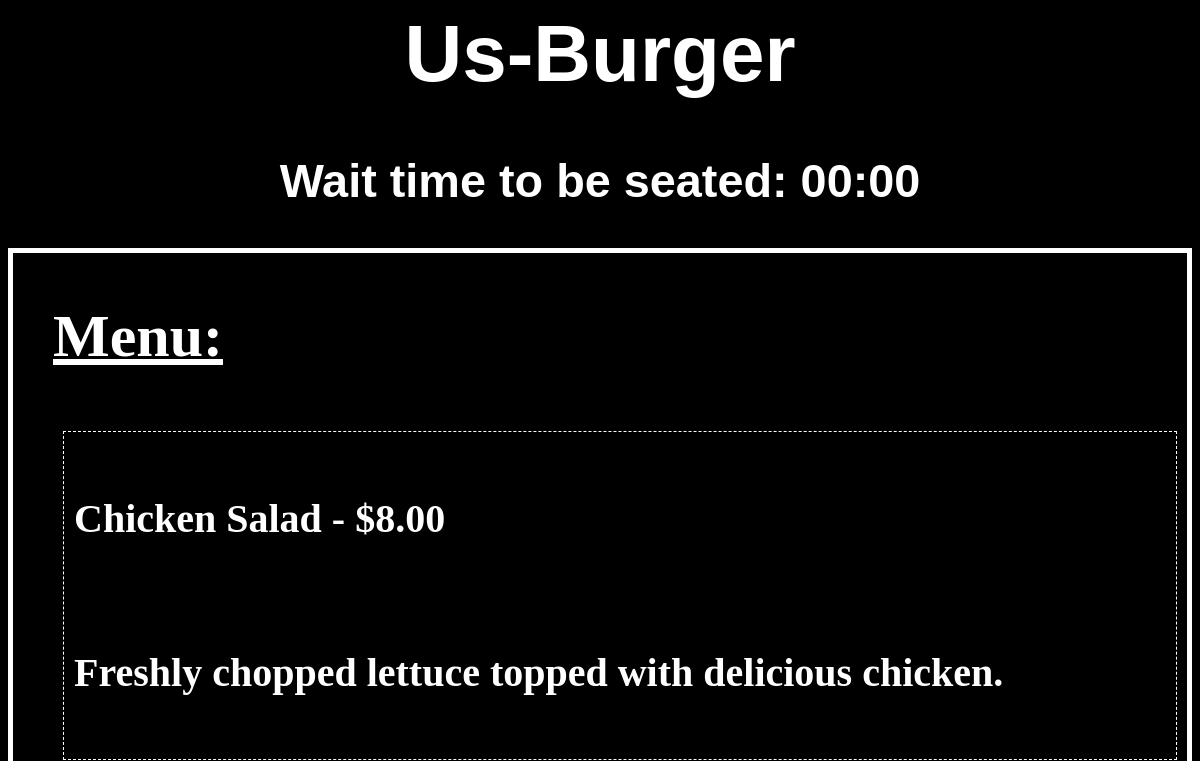
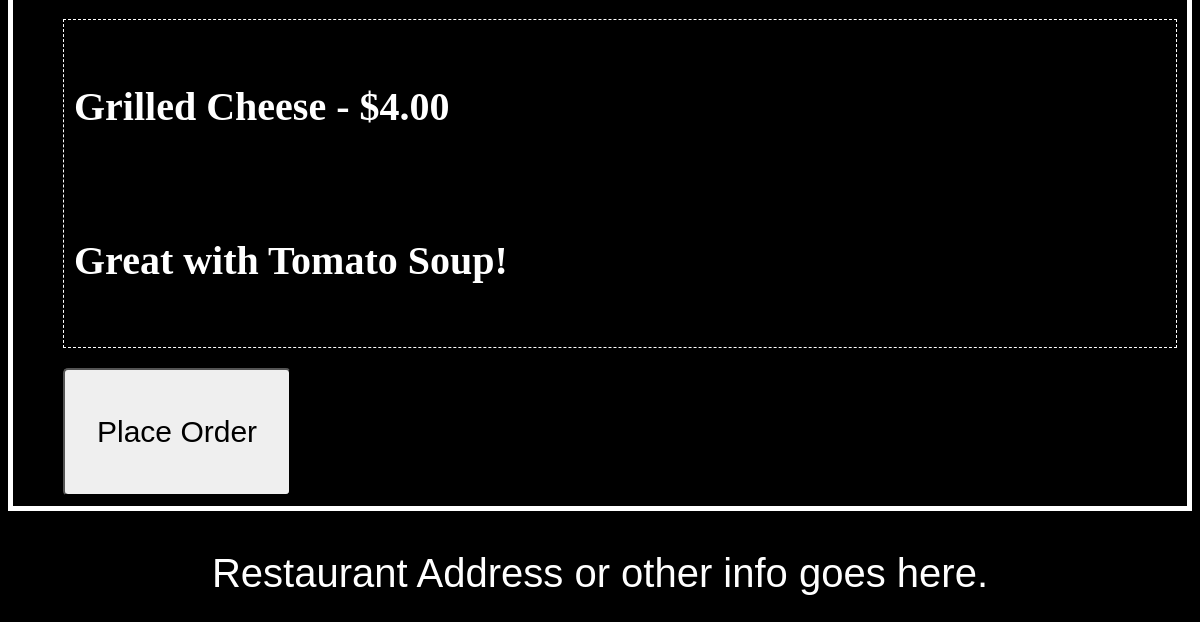
The page /restaurant/customerMenu/ on the database as committed earlier (2 pictures, top to bottom).
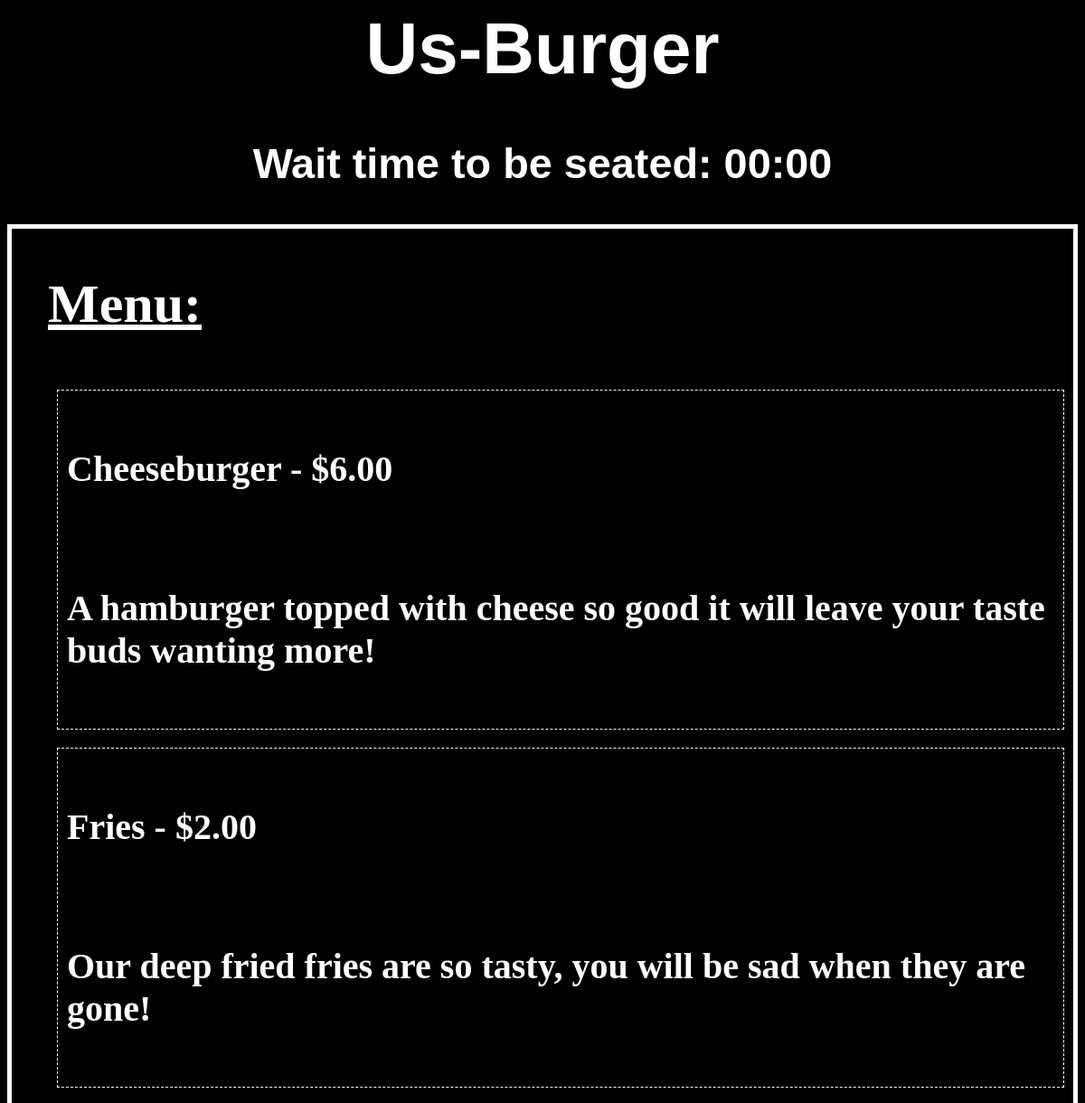
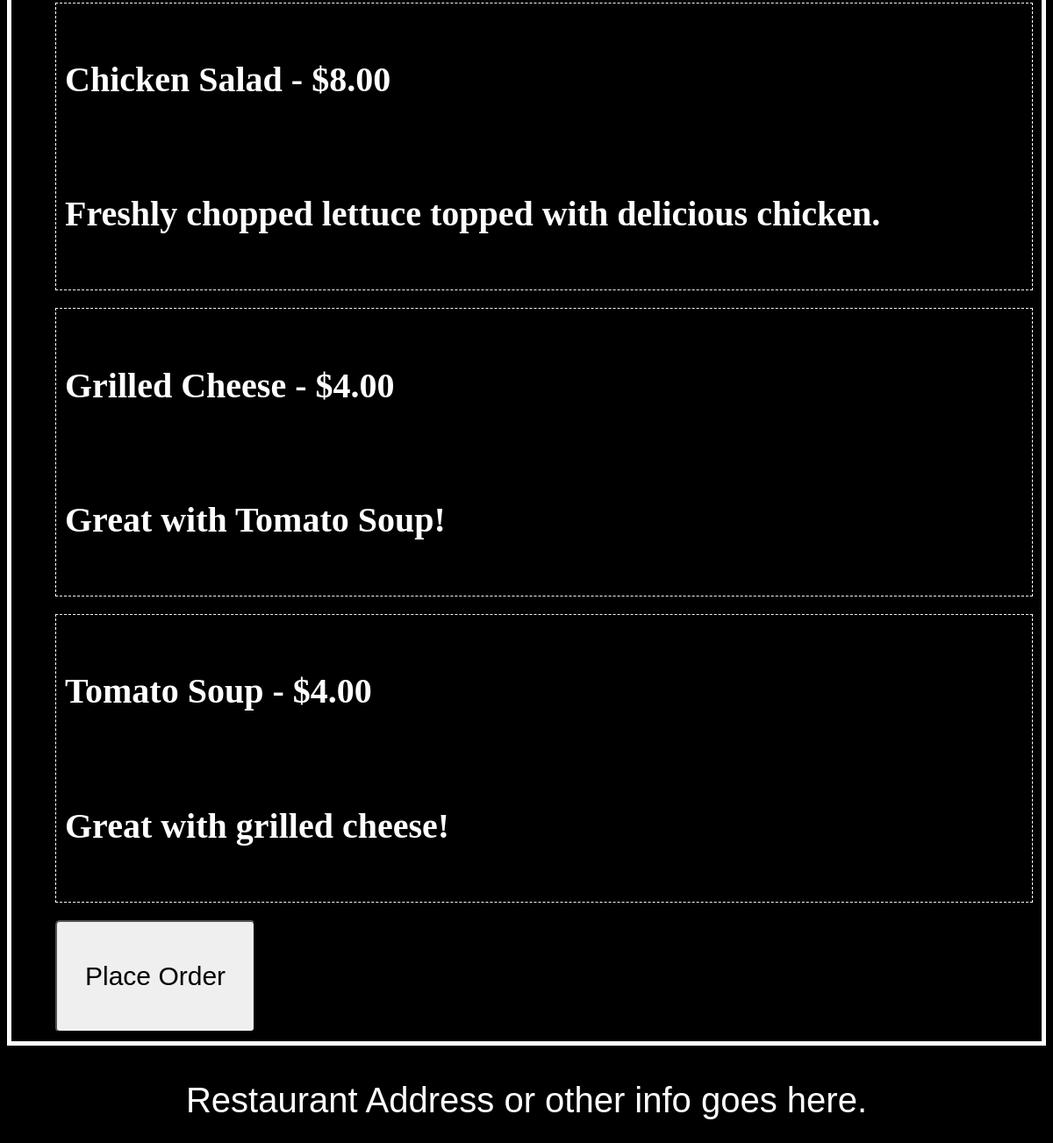
The same page on the database as committed later (2 pictures, top to bottom).
### restaurant/models.py (models this page shows, shortened)
class MenuItem(models.Model):
    available = models.BooleanField(True)
    name = models.CharField(max_length=30)
    price = models.DecimalField(max_digits=3, decimal_places=2)
    description = models.TextField()
    def __str__(self):
        self.check_availability()
        return "%s - $%s" % (self.name, str(self.price))
    def check_availability(self):
        for supply in self.supplyamt_set.all():
            if not supply.check_availability():
                self.available = False
                self.save()
                return
        self.available = True
        self.save()

class SupplyAmt(models.Model):
    supply = models.ForeignKey('SupplyItem', on_delete=models.PROTECT)
    item = models.ForeignKey('MenuItem', on_delete=models.CASCADE)
    amt = models.IntegerField()
    def check_availability(self):
        return self.supply.check_availability(self.amt)

class SupplyItem(models.Model):
    name = models.CharField(max_length=30)
    units = models.CharField(max_length=10)
    quantity = models.FloatField()
    def check_availability(self, amt):
        return self.quantity > amt

### restaurant/views.py (the view)
# urls.py: path('customerMenu/', views.customerMenu, name='customerMenu'),
def customerMenu(request):
    latest_menu = MenuItem.objects.filter(available=True)
    template = loader.get_template('restaurant/customerMenu.html')
    context = {
        'latest_menu': latest_menu
    }
    return HttpResponse(template.render(context, request))

### restaurant/templates/restaurant/customerMenu.html (shortened to what this page needs)
{% load static %}
<html lang=en>
	<head>
		<link rel="stylesheet" type="text/css" href="{% static 'css/style0.css' %}"/>
	</head>
	<body>
		<header>
			<h1>Us-Burger</h1>
			<h3>Wait time to be seated: 00:00</h3>
		</header>
		<main>
			<menu>
				<h2>Menu:</h2>
			    {% if latest_menu %}
                    {% for item in latest_menu %}
                        <menuitem>
                            <h4>{{ item }}</h4>
                            <h4>{{ item.description }}</h4>
                        </menuitem>
                    {% endfor %}
                {% else %}
                    <p>No menu items available</p>
                {% endif %}
				<a href="{% url 'restaurant:customerOrder' %}">
					<button>
						<p>Place Order</p>
					</button>
				</a>
			</menu>
		</main>
		<footer>
			<p>Restaurant Address or other info goes here.</p>
		</footer>
	</body>
</html>

Rows that differ between the two databases and show on the page:
now on this page (row edited): MenuItem: id+available+name "Cheeseburger - $6.00", description "A hamburger topped with cheese so good it will leave your taste buds wanting more!"
now on this page (row edited): MenuItem: id+available+name "Fries - $2.00", description "Our deep fried fries are so tasty, you will be sad when they are gone!"
now on this page (row edited): MenuItem: id+available+name "Tomato Soup - $4.00", description "Great with grilled cheese!"
